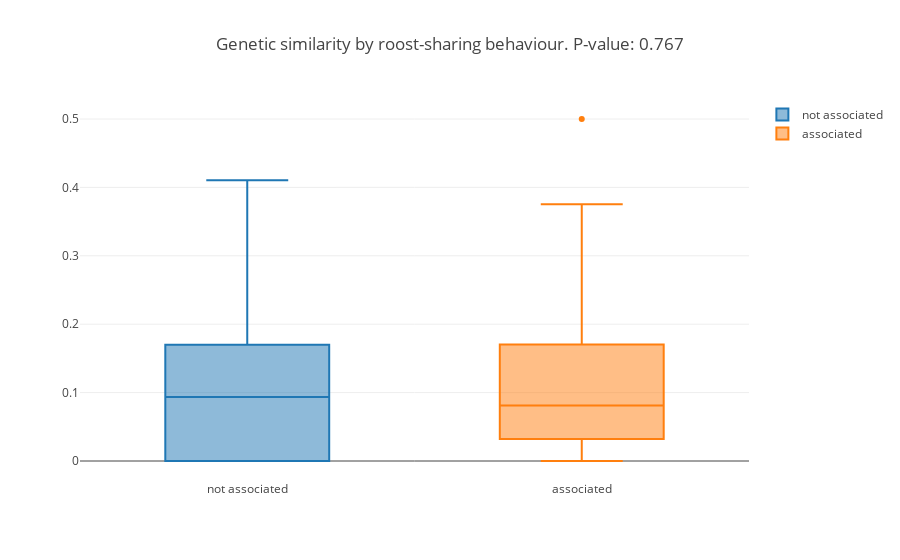

The cell this chart's notebook holds for it:
### Markdown cell above
**Fig. 4** Density plot of pairwise roost-use similarity and genetic distance among Ana's bats.


It appears we could use a **threshold of 1** on the normalized roost scores to differentiate who's sleeping together from who isn't.

We'll create a factor and look at this using a boxplot now.

### Code cell
factor_threshold= 1
Factor_roost= [int(roost_diss_vector[x] >= factor_threshold) for x in range(len(gen_dist_vector))]

y1= [gen_dist_vector[x] for x in range(len(gen_dist_vector)) if Factor_roost[x] == 0]
y2= [gen_dist_vector[x] for x in range(len(gen_dist_vector)) if Factor_roost[x] == 1]

test_stat= stats.ttest_ind(y1, y2, equal_var = False)

fig_box= [go.Box(
    y= [gen_dist_vector[x] for x in range(len(gen_dist_vector)) if Factor_roost[x] == i],
    name= ['not associated','associated'][i]
) for i in list(set(Factor_roost))]

layout= go.Layout(
    title= 'Genetic similarity by roost-sharing behaviour. P-value: {}'.format(round(test_stat[1],3))
)

fig = go.Figure(data=fig_box,layout= layout)
iplot(fig)

### Figure 1 — Plotly figure (JSON) as saved in the notebook; plotly's stock layout.template omitted (floating-point values rounded to 4 significant figures)
{"data": [{"name": "not associated", "type": "box", "y": [0.141, 0.1321, 0.3038, 0.2916, 0, 0.3396, 0.1401, 0, 0.3027, 0.115, 0, 0, 0.3514, 0.1282, 0.1553, 0.2193, 0, 0.1471, 0.1013, 0.0962, 0.0358, 0.0404, 0.1134, 0, 0.2161, 0.2271, 0.2299, 0, 0, 0, 0.0833, 0.048, 0, 0.2138, 0, 0, 0, 0, 0.1487, 0.2608, 0.1199, 0.306, 0.2397, 0.0571, 0.1739, 0.4103, 0.0842, 0.3509, 0.0316, 0.1539, 0.0703, 0.1663, 0, 0.0702, 0, 0.1299, 0.0448, 0, 0, 0, 0.0383, 0.1535, 0.1514, 0.0791, 0.0307, 0, 0.1298, 0.1296, 0.2789, 0, 0.1467, 0, 0.31, 0.2689, 0.0367, 0.0029, 0.0907, 0.2077, 0.0986, 0.0873, 0.0813, 0, 0.2537, 0.0171, 0, 0.2044, 0, 0.1313]}, {"name": "associated", "type": "box", "y": [0.036, 0.1443, 0.0482, 0.5, 0, 0.0619, 0.0811, 0.0567, 0, 0.1012, 0.166, 0.1068, 0, 0.3753, 0.2143, 0.1834, 0.021]}], "layout": {"title": "Genetic similarity by roost-sharing behaviour. P-value: 0.767"}}
